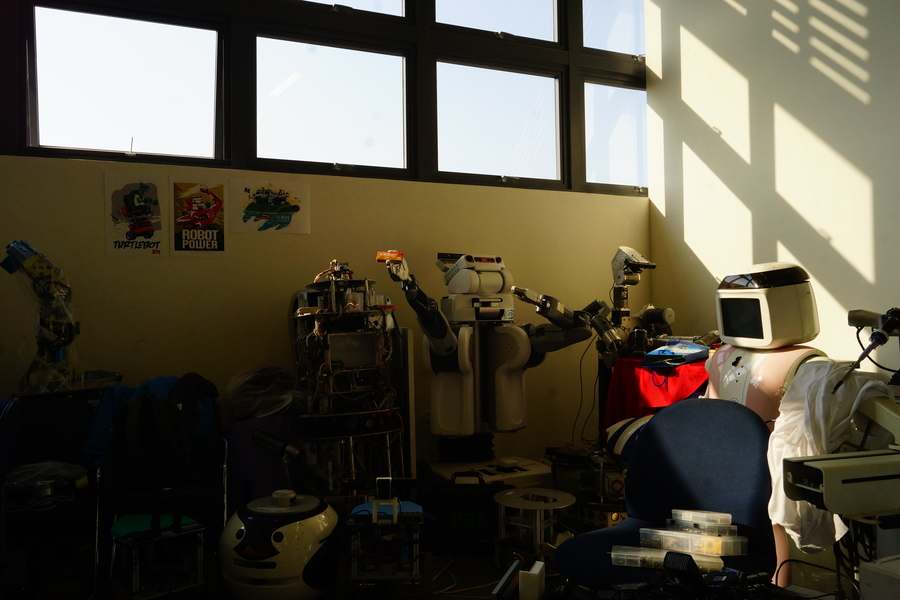
#> input picture project1_hdrImage/test_img/Robotics_Corner/DSC09866.jpg, 900 x 600 px
$ python xor_test.py   (Python 2 division)
#> lines starting #> are read from the running program, lines starting #| are printed output that depends on the picture; after the words box and inside, x2 and y2 are one past the last pixel; in counts of white or black regions, pixels touching at a corner belong together
#!/home/shannon/miniconda2/envs/cvbot/bin/python
#-*- coding: utf-8 -*-　　　←表示使用 utf-8 編碼
import cv2
import sys
import numpy as np
from matplotlib import pyplot as plt

final_offset=[0,0]
fig=plt.figure()
fig.suptitle('original')
i=1
img = cv2.imread("../test_img/Robotics_Corner/DSC09866.jpg")[:,:,0]
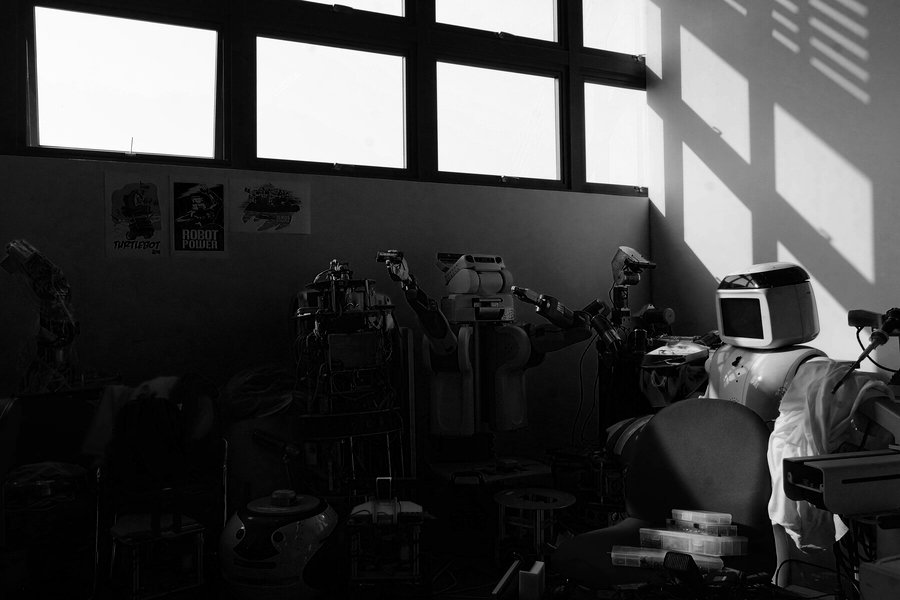
#> img: shape (600, 900); min 0, max 255, mean 68.9
print img.shape
#| (600, 900)

level=5
img_scaled = cv2.pyrDown(img)
plt.imshow(img_scaled,cmap="gray")

img_median = np.median(img_scaled)
#> img_median = 22
img_mtb = cv2.threshold(img_scaled, img_median, 255, cv2.THRESH_BINARY)[1]
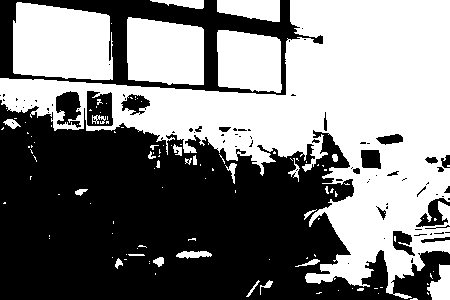
#> img_mtb: shape (300, 450); 49.4% white; 117 white regions (90 under 20 px), largest, box (x1, y1, x2, y2) and area: (0, 0, 450, 299) 48150, (13, 2, 113, 80) 6766, (127, 17, 204, 85) 4664
print img_mtb
#> (printed output is left out)
img_eb = cv2.inRange(img_scaled, img_median-4, img_median+4)
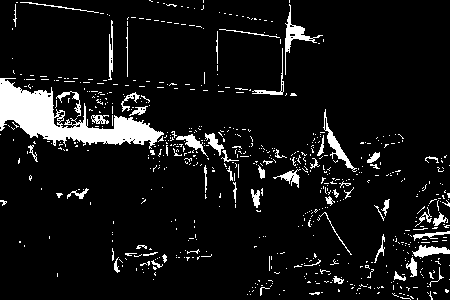
#> img_eb: shape (300, 450); 8.3% white; 672 white regions (611 under 20 px), largest, box (x1, y1, x2, y2) and area: (0, 78, 164, 149) 4350, (285, 4, 323, 75) 432, (323, 109, 357, 172) 360
print img_eb
#> (printed output is left out)
img_diff = np.logical_xor(img_mtb,img_mtb)
#> img_diff: shape (300, 450) bool; every value is 0
error = np.sum(img_diff)
#> error = 0
print error
#| 0
img_diff_filtered = np.logical_and(img_diff,img_eb)
error_filtered = np.sum(img_diff_filtered)
#> error_filtered = 0
print error_filtered
#| 0

plt.show()

$ run again, with project1_hdrImage/test_img/Robotics_Corner/DSC09857.jpg copied over project1_hdrImage/test_img/Robotics_Corner/DSC09866.jpg
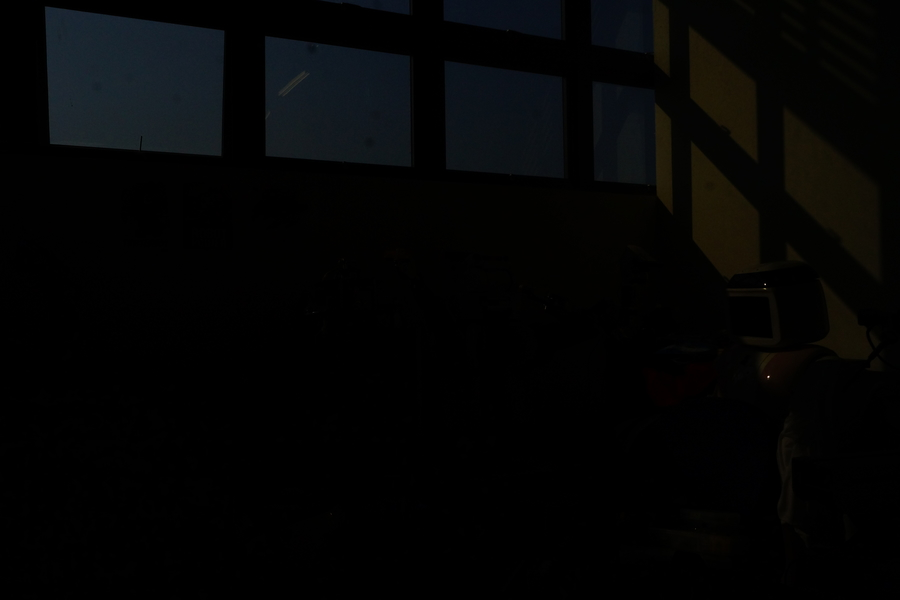
#> input picture project1_hdrImage/test_img/Robotics_Corner/DSC09857.jpg, 900 x 600 px
#| (600, 900)
#> img_median = 0
#> `img_mtb = cv2.threshold(img_scaled, img_median, 255, cv2.THRESH_BINARY..`:
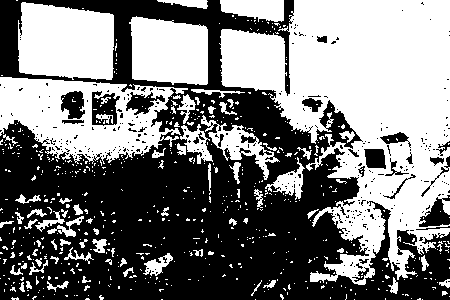
#> img_mtb: shape (300, 450); 48.5% white; 621 white regions (544 under 20 px), largest, box (x1, y1, x2, y2) and area: (219, 0, 450, 285) 35451, (0, 77, 188, 164) 8866, (18, 2, 114, 80) 6485
#> (printed output is left out)
#> `img_eb = cv2.inRange(img_scaled, img_median-4, img_median+4)`:
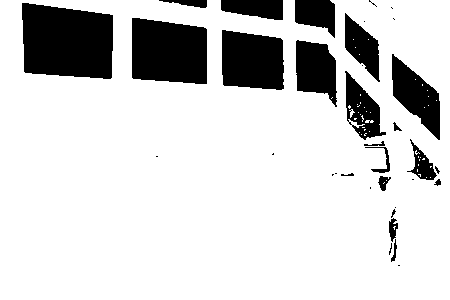
#> img_eb: shape (300, 450); 82.4% white; 35 black regions (16 under 20 px), largest, box (x1, y1, x2, y2) and area: (22, 3, 113, 79) 6009, (132, 18, 207, 84) 4416, (222, 30, 284, 90) 3266
#> (printed output is left out)
#> img_diff: shape (300, 450) bool; every value is 0
#| 0
#| 0

$ run again, with project1_hdrImage/test_img/Robotics_Corner/DSC09858.jpg copied over project1_hdrImage/test_img/Robotics_Corner/DSC09866.jpg
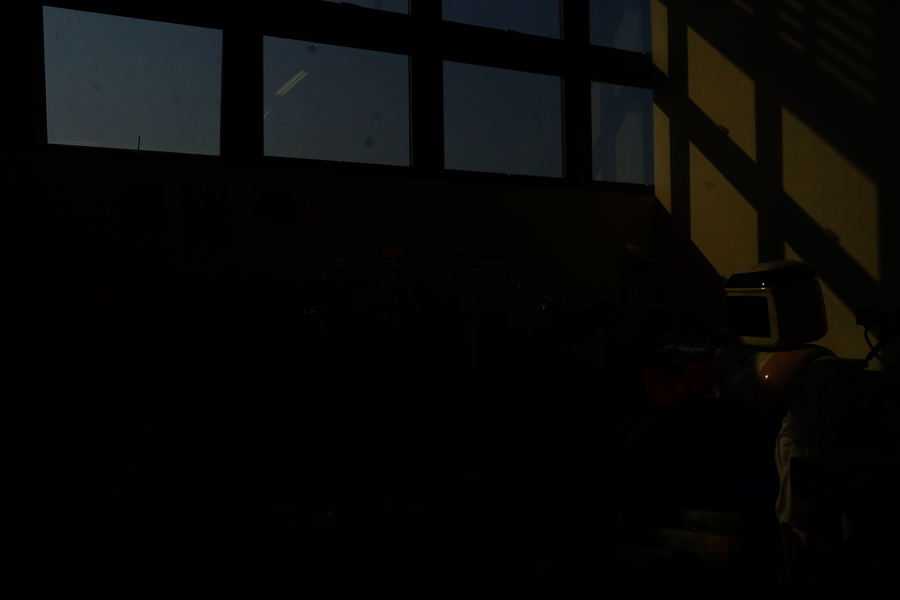
#> input picture project1_hdrImage/test_img/Robotics_Corner/DSC09858.jpg, 900 x 600 px
#| (600, 900)
#> img_median = 1
#> `img_mtb = cv2.threshold(img_scaled, img_median, 255, cv2.THRESH_BINARY..`:
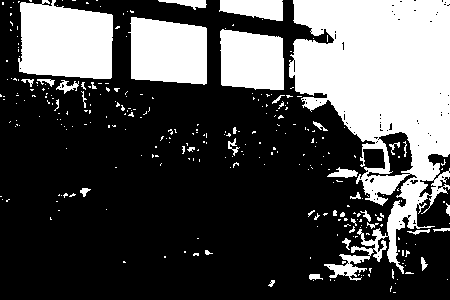
#> img_mtb: shape (300, 450); 31.5% white; 302 white regions (267 under 20 px), largest, box (x1, y1, x2, y2) and area: (289, 0, 450, 281) 24441, (18, 0, 113, 79) 6328, (128, 17, 207, 85) 4563
#> (printed output is left out)
#> `img_eb = cv2.inRange(img_scaled, img_median-4, img_median+4)`:
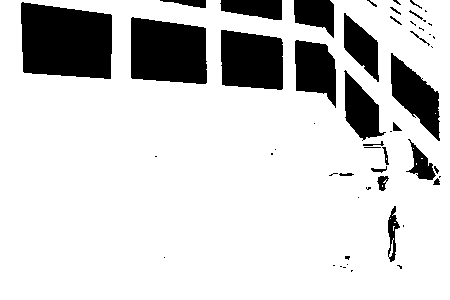
#> img_eb: shape (300, 450); 81.9% white; 54 black regions (28 under 20 px), largest, box (x1, y1, x2, y2) and area: (21, 2, 112, 79) 6046, (131, 17, 207, 84) 4448, (221, 30, 283, 90) 3292
#> (printed output is left out)
#> img_diff: shape (300, 450) bool; every value is 0
#> error = 0
#| 0
#| 0
